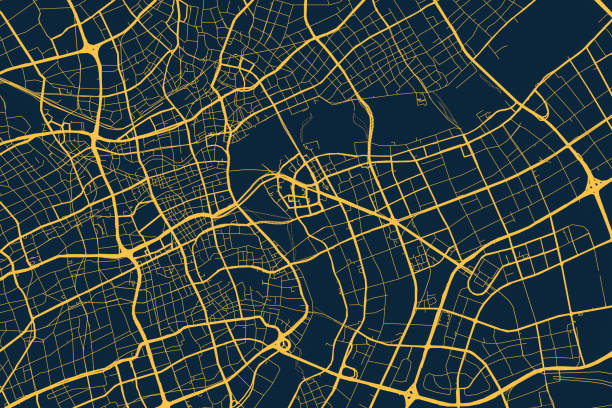
#> input picture Algorithmics/Homework/homework_08/images/mapYellow.jpg, 612 x 408 px
$ python images_code.py
#> lines starting #> are read from the running program, lines starting #| are printed output that depends on the picture
import numpy as np
from PIL import Image, ImageDraw
import networkx as nx
import random
import os
import glob
import heapq
from collections import deque

def load_image(image_path):
    """Load the image and convert it to RGB array."""
    image = Image.open(image_path).convert('RGB')
    return np.array(image), image.size, image

def sample_pixels(rgb_array, Xstep=40, Ystep=40):
    """Sample pixels every 'Xstep' columns and 'Ystep' rows and compute average colors."""
    nodes = {}
    height, width, _ = rgb_array.shape
    for y in range(0, height, Ystep):
        for x in range(0, width, Xstep):
            # Get 3x3 surrounding pixels
            x_min = max(x - 1, 0)
            x_max = min(x + 2, width)
            y_min = max(y - 1, 0)
            y_max = min(y + 2, height)
            region = rgb_array[y_min:y_max, x_min:x_max]
            # Compute average color
            avg_color = region.mean(axis=(0, 1)).astype(int)
            # Node ID as tuple
            node_id = (x, y)
            nodes[node_id] = {
                'position': (x, y),
                'avg_color': tuple(avg_color)
            }
    return nodes

def create_graph(nodes, Xstep=40, Ystep=40):
    """Create a graph where each node is connected to its 8 neighbors."""
    G = nx.Graph()
    for node_id, data in nodes.items():
        G.add_node(node_id, **data)
    # Connect nodes to their 8 neighbors
    offsets = [(-Xstep, -Ystep), (-Xstep, 0), (-Xstep, Ystep),
               (0, -Ystep),    (0, Ystep),
               (Xstep, -Ystep), (Xstep, 0), (Xstep, Ystep)]
    for node_id, data in nodes.items():
        x, y = data['position']
        for dx, dy in offsets:
            neighbor_x = x + dx
            neighbor_y = y + dy
            neighbor_id = (neighbor_x, neighbor_y)
            if neighbor_id in nodes:
                G.add_edge(node_id, neighbor_id)
    return G

def calculate_edge_weights(G, rgb_array):
    """Calculate weights for edges based on pixel brightness along the line."""
    specific_color = np.array([255, 255, 0]) # set to green

    for u, v in G.edges():
        x1, y1 = G.nodes[u]['position']
        x2, y2 = G.nodes[v]['position']
        # Get pixels along the line
        pixels_on_line = get_line_pixels(x1, y1, x2, y2)
        weight = 0
        for x, y in pixels_on_line:
            # Ensure coordinates are within image bounds
            if 0 <= x < rgb_array.shape[1] and 0 <= y < rgb_array.shape[0]:
                r, g, b = rgb_array[y, x].astype(int)
                rgb_color = np.array([r, g, b])
                # Calculate speed based on color
                speed = 1.0
                if r > 200 or g > 200:  # Higher speed for red or green pixels
                    speed = 2.0
                # Adjust speed based on difference from specific color
                color_diff = np.linalg.norm(rgb_color - specific_color)
                speed += 1.0 / (color_diff + 1e-6)  # Avoid division by zero
                weight += 1 / speed
            else:
                weight += 1  # Assign a default value if out of bounds
        G.edges[u, v]['weight'] = weight
    return G

def get_line_pixels(x0, y0, x1, y1):
    """Bresenham's Line Algorithm to get all pixels between two points."""
    pixels = []
    x0 = int(round(x0))
    y0 = int(round(y0))
    x1 = int(round(x1))
    y1 = int(round(y1))
    dx = abs(x1 - x0)
    dy = abs(y1 - y0)
    x, y = x0, y0
    sx = -1 if x0 > x1 else 1
    sy = -1 if y0 > y1 else 1
    if dx == 0 and dy == 0:
        return [(x0, y0)]
    if dx > dy:
        err = dx / 2.0
        while x != x1:
            pixels.append((x, y))
            err -= dy
            if err < 0:
                y += sy
                err += dx
            x += sx
    else:
        err = dy / 2.0
        while y != y1:
            pixels.append((x, y))
            err -= dx
            if err < 0:
                x += sx
                err += dy
            y += sy
    pixels.append((x1, y1))
    return pixels

def draw_graph(G, original_image, bbox_size=2):
    """Overlay the graph onto the original image."""
    draw = ImageDraw.Draw(original_image)

    # Draw nodes
    for node_id, data in G.nodes(data=True):
        x, y = data['position']
        avg_color = data['avg_color']
        bbox = [x - bbox_size, y - bbox_size, x + bbox_size, y + bbox_size]
        draw.ellipse(bbox, fill=avg_color)

    # Calculate min and max weights for normalization
    weights = [data['weight'] for _, _, data in G.edges(data=True)]
    max_weight = max(weights)
    min_weight = min(weights)

    # Draw edges
    for u, v, data in G.edges(data=True):
        x1, y1 = G.nodes[u]['position']
        x2, y2 = G.nodes[v]['position']
        weight = data['weight']
        # Map weight to red intensity
        normalized_weight = (weight - min_weight) / (max_weight - min_weight + 1e-6)
        red_intensity = int(255 * (1 - normalized_weight))  # Invert to make lower weight darker
        line_color = (red_intensity, 0, 0)
        draw.line([x1, y1, x2, y2], fill=line_color)

    return original_image

def bfs_tree(G, start_node):
    """Perform BFS and return the BFS tree as a list of edges and node levels."""
    visited = set()
    queue = deque()
    parent = {}
    level = {}
    visited.add(start_node)
    queue.append((start_node, 0))  # Include level information
    parent[start_node] = None
    level[start_node] = 0
    bfs_edges = []
    while queue:
        current_node, current_level = queue.popleft()
        for neighbor in G.neighbors(current_node):
            if neighbor not in visited:
                visited.add(neighbor)
                queue.append((neighbor, current_level + 1))
                parent[neighbor] = current_node
                level[neighbor] = current_level + 1
                bfs_edges.append((current_node, neighbor))
    return bfs_edges, level

# Add DFS tree traversal function
def dfs_tree(G, start_node):
    """Perform DFS and return the DFS tree as a list of edges and node levels."""
    visited = set()
    stack = [(start_node, 0)]
    parent = {}
    level = {}
    dfs_edges = []

    while stack:
        current_node, current_level = stack.pop()
        if current_node in visited:
            continue
        visited.add(current_node)
        level[current_node] = current_level

        for neighbor in G.neighbors(current_node):
            if neighbor not in visited:
                parent[neighbor] = current_node
                dfs_edges.append((current_node, neighbor))
                stack.append((neighbor, current_level + 1))

    return dfs_edges, level

# Add Random Order traversal function
def random_order_tree(G, start_node):
    """Traverse nodes in random order and create a random tree as list of edges and levels."""
    nodes = list(G.nodes())
    random.shuffle(nodes)  # Randomize node order
    visited = set()
    random_edges = []
    levels = {}
    parent = {start_node: None}
    levels[start_node] = 0
    queue = deque([(start_node, 0)])

    while queue:
        current_node, level = queue.popleft()
        visited.add(current_node)

        for neighbor in nodes:
            if neighbor not in visited and neighbor != current_node:
                visited.add(neighbor)
                random_edges.append((current_node, neighbor))
                queue.append((neighbor, level + 1))
                levels[neighbor] = level + 1

    return random_edges, levels

def dijkstra_tree(G, start_node):
    """Perform Dijkstra's algorithm and return the shortest path tree as a list of edges and distances."""
    length, path = nx.single_source_dijkstra(G, start_node, weight='weight')
    dijkstra_edges = []
    for target_node in path:
        if target_node != start_node:
            path_nodes = path[target_node]
            edges_in_path = list(zip(path_nodes[:-1], path_nodes[1:]))
            dijkstra_edges.extend(edges_in_path)
    # Remove duplicates
    dijkstra_edges = list(set(dijkstra_edges))
    return dijkstra_edges, length

def dijkstra_tree_explicit(G, start_node):
    """Perform Dijkstra's algorithm explicitly and return the shortest path tree as a list of edges and distances."""
    distances = {node: float('inf') for node in G.nodes()}
    distances[start_node] = 0
    previous_nodes = {}
    visited = set()
    heap = [(0, start_node)]

    while heap:
        current_distance, current_node = heapq.heappop(heap)
        if current_node in visited:
            continue
        visited.add(current_node)

        for neighbor in G.neighbors(current_node):
            edge_weight = G.edges[current_node, neighbor]['weight']
            distance = current_distance + edge_weight
            if distance < distances[neighbor]:
                distances[neighbor] = distance
                previous_nodes[neighbor] = current_node
                heapq.heappush(heap, (distance, neighbor))

    # Build the shortest path tree
    dijkstra_edges = []
    for node in distances:
        if node != start_node and node in previous_nodes:
            dijkstra_edges.append((previous_nodes[node], node))

    return dijkstra_edges, distances

def astar_search(G, start_node, target_node):
    """Perform A* search from start_node to target_node."""
    path = nx.astar_path(G, start_node, target_node, weight='weight')
    astar_edges = list(zip(path[:-1], path[1:]))
    return astar_edges

def linear_gradient(start_color, end_color, steps):
    """Generate a list of colors forming a linear gradient between start and end colors."""
    gradient = []
    for i in range(steps):
        interpolated = [
            int(start_color[j] + (float(i) / (steps - 1)) * (end_color[j] - start_color[j]))
            for j in range(3)
        ]
        gradient.append(tuple(interpolated))
    return gradient

def draw_tree_with_gradient(image, G, tree_edges, node_values, line_width=4, start_color=(255, 255, 0), end_color=(128, 128, 0)):
    """Draw a tree on the image using a color gradient based on node values."""
    draw = ImageDraw.Draw(image)
    max_value = max(node_values.values())
    min_value = min(node_values.values())
    num_colors = 256  # Number of colors in the gradient
    gradient = linear_gradient(start_color, end_color, num_colors)
    for u, v in tree_edges:
        x1, y1 = G.nodes[u]['position']
        x2, y2 = G.nodes[v]['position']
        # Normalize node value to select color
        value = node_values[v]
        normalized_value = (value - min_value) / (max_value - min_value + 1e-6)
        color_index = int(normalized_value * (num_colors - 1))
        line_color = gradient[color_index]
        draw.line([x1, y1, x2, y2], fill=line_color, width=line_width)
    return image

def draw_astar_path(image, G, astar_edges, line_width=4):
    """Draw the A* path on the image using magenta color."""
    draw = ImageDraw.Draw(image)
    # Use magenta color for A* path
    line_color = (255, 0, 255)
    for u, v in astar_edges:
        x1, y1 = G.nodes[u]['position']
        x2, y2 = G.nodes[v]['position']
        draw.line([x1, y1, x2, y2], fill=line_color, width=line_width)
    return image

def highlight_node(image, G, node, color=(255, 0, 0), diameter=5):
    """Highlight a node by overlaying it last."""
    draw = ImageDraw.Draw(image)
    x, y = G.nodes[node]['position']
    radius = diameter // 2
    bbox = [x - radius, y - radius, x + radius, y + radius]
    draw.ellipse(bbox, fill=color)
    return image

# Update process_image function to include DFS and Random Order trees
def process_image(image_path, Xstep=33, Ystep=33, line_width=4, bbox_size=1,
                  bfs_start_color=(255, 255, 0), bfs_end_color=(50, 50, 0),
                  dfs_start_color=(0, 255, 0), dfs_end_color=(0, 100, 0),
                  random_start_color=(0, 0, 255), random_end_color=(0, 0, 100),
                  djkstra_start_color=(255, 255, 255), djkstra_end_color=(128, 128, 128),
                  astar_color=(255, 0, 255)):

    random.seed(1)
    # Load image and setup as before
    rgb_array, image_size, original_image = load_image(image_path)
    nodes = sample_pixels(rgb_array, Xstep=Xstep, Ystep=Ystep)
    G = create_graph(nodes, Xstep=Xstep, Ystep=Ystep)
    G = calculate_edge_weights(G, rgb_array)
    source_node = random.choice(list(G.nodes()))

    # --- BFS Analysis ---
    bfs_edges, levels = bfs_tree(G, source_node)
    image_bfs = original_image.copy()
    image_bfs = draw_graph(G, image_bfs, bbox_size=bbox_size)
    image_bfs = draw_tree_with_gradient(image_bfs, G, bfs_edges, levels, line_width=line_width,
                                        start_color=bfs_start_color, end_color=bfs_end_color)
    image_bfs = highlight_node(image_bfs, G, source_node, color=(255, 0, 0), diameter=5)
    image_bfs.save(f'{os.path.splitext(image_path)[0]}_graph_bfs.png')

    # --- DFS Analysis ---
    dfs_edges, levels_dfs = dfs_tree(G, source_node)
    image_dfs = original_image.copy()
    image_dfs = draw_graph(G, image_dfs, bbox_size=bbox_size)
    image_dfs = draw_tree_with_gradient(image_dfs, G, dfs_edges, levels_dfs, line_width=line_width,
                                        start_color=dfs_start_color, end_color=dfs_end_color)
    image_dfs = highlight_node(image_dfs, G, source_node, color=(255, 0, 0), diameter=5)
    image_dfs.save(f'{os.path.splitext(image_path)[0]}_graph_dfs.png')

    # --- Random Order Analysis ---
    random_edges, levels_random = random_order_tree(G, source_node)
    image_random = original_image.copy()
    image_random = draw_graph(G, image_random, bbox_size=bbox_size)
    image_random = draw_tree_with_gradient(image_random, G, random_edges, levels_random, line_width=line_width,
                                           start_color=random_start_color, end_color=random_end_color)
    image_random = highlight_node(image_random, G, source_node, color=(255, 0, 0), diameter=5)
    image_random.save(f'{os.path.splitext(image_path)[0]}_graph_random.png')

    # --- Dijkstra's Algorithm ---
    dijkstra_edges, distances = dijkstra_tree(G, source_node)
    image_dijkstra = original_image.copy()
    image_dijkstra = draw_graph(G, image_dijkstra, bbox_size=bbox_size)
    image_dijkstra = draw_tree_with_gradient(image_dijkstra, G, dijkstra_edges, distances, line_width=line_width,
                                             start_color=djkstra_start_color, end_color=djkstra_end_color)
    image_dijkstra = highlight_node(image_dijkstra, G, source_node, color=(255, 0, 0), diameter=5)
    image_dijkstra.save(f'{os.path.splitext(image_path)[0]}_graph_dijkstra.png')
    print(f"Images saved for BFS, DFS, Random Order, and Dijkstra trees.")


    # --- A* Search ---
    target_node = random.choice(list(G.nodes()))
    astar_edges = astar_search(G, source_node, target_node)
    image_astar = original_image.copy()
    image_astar = draw_graph(G, image_astar, bbox_size=bbox_size)
    image_astar = draw_astar_path(image_astar, G, astar_edges, line_width=line_width)
    image_astar = highlight_node(image_astar, G, source_node, astar_color, diameter=5)
    image_astar = highlight_node(image_astar, G, target_node, astar_color, diameter=5)
    image_astar.save(f'{os.path.splitext(image_path)[0]}_graph_astar.png')
    print(f"Image saved for A* search path.")

image_paths = glob.glob('../images/mapWhite.png')

def main():
    import glob

    image_paths = glob.glob('../images/mapYellow.jpg')
    for image_path in image_paths:
        process_image(
            image_path,
            Xstep=20,
            Ystep=20,
            line_width=4,
            bbox_size=1,
            bfs_start_color=(255, 255, 0),
            bfs_end_color=(100, 100, 0),
            dfs_start_color=(0, 255, 0),
            dfs_end_color=(0, 100, 0),
            random_start_color=(0, 0, 255),
            random_end_color=(0, 0, 100),
            djkstra_start_color=(255, 255, 255),
            djkstra_end_color=(128, 128, 128),
            astar_color=(255, 0, 255)
        )
#> in load_image, image is the input picture: PIL image 612x408 RGB; mean R, G, B 49.8, 63.2, 61
#> in process_image, `rgb_array, image_size, original_image = load_image(image_path)`: image_size = (612, 408)
#> after the loop in sample_pixels, `for y in range(0, height, Ystep):`: nodes = 651 items
#> the loop in create_graph, `for node_id, data in nodes.items():` made 651 passes
#> data on passes 1 to 3: {'position': (0, 0), 'avg_color': (58, 64, 69)}, {'position': (20, 0), 'avg_color': (11, 38, 59)}, {'position': (40, 0), 'avg_color': (9, 37, 55)}
#> the loop in create_graph, `for node_id, data in nodes.items():` made 651 passes
#> (data, x, y) on passes 1 to 3: ({'position': (0, 0), 'avg_color': (58, 64, 69)}, 0, 0), ({'position': (20, 0), 'avg_color': (11, 38, 59)}, 20, 0), ({'position': (40, 0), 'avg_color': (9, 37, 55)}, 40, 0)
#> the loop in calculate_edge_weights, `for u, v in G.edges():` made 2450 passes
#> (x0 in get_line_pixels, dx in get_line_pixels, dy in get_line_pixels, sx in get_line_pixels) on passes 1 to 3: (0, 0, 20, 1), (0, 20, 0, 1), (0, 20, 20, 1)
#> the loop in draw_graph, `for u, v, data in G.edges(data=True):` made 2450 passes
#> (u, v, data) on passes 1 to 3: ((0, 0), (0, 20), {'weight': 19.44}), ((0, 0), (20, 0), {'weight': 20.93}), ((0, 0), (20, 20), {'weight': 20.93})
#> the loop in draw_tree_with_gradient, `for u, v in tree_edges:` made 650 passes
#> (u, v) on passes 1 to 3: ((260, 80), (240, 60)), ((260, 80), (260, 60)), ((260, 80), (280, 60))
#> the loop in draw_graph (call 2), `for u, v, data in G.edges(data=True):` made 2450 passes
#> the loop in draw_tree_with_gradient (call 2), `for u, v in tree_edges:` made 2450 passes
#> in process_image, `image_dfs = draw_tree_with_gradient(image_dfs, G, dfs_edges, levels_df..`:
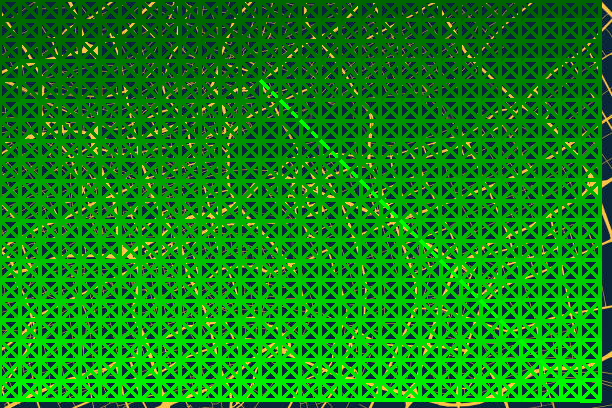
#> image_dfs: PIL image 612x408 RGB; mean R, G, B 15.9, 136.8, 19.7
#> in process_image, `image_random = draw_tree_with_gradient(image_random, G, random_edges, ..`:
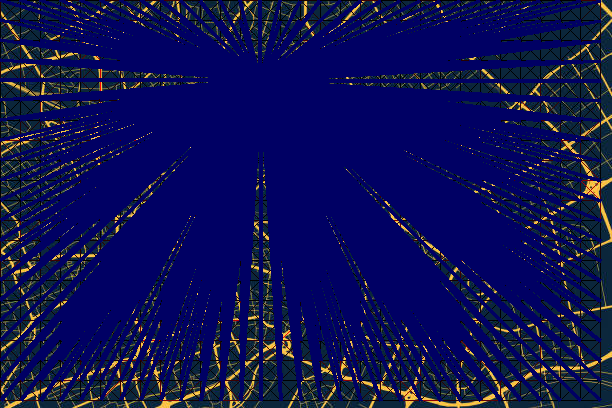
#> image_random: PIL image 612x408 RGB; mean R, G, B 14.2, 17.2, 83.8
#> the loop in dijkstra_tree, `for target_node in path:` made 651 passes
#> target_node on passes 1 to 3: (260, 80), (240, 100), (240, 60)
#> the loop in draw_astar_path, `for u, v in astar_edges:` made 4 passes
#> (u, v) on passes 1 to 4: ((260, 80), (280, 60)), ((280, 60), (300, 40)), ((300, 40), (320, 40)), ((320, 40), (340, 60))

    image_paths = glob.glob('../images/mapWhite.png')
    for image_path in image_paths:
        process_image(
            image_path,
            Xstep=20,
            Ystep=20,
            line_width=4,
            bbox_size=1,
            bfs_start_color=(0, 0, 0),
            bfs_end_color=(0, 0, 0),
            dfs_start_color=(0, 0, 0),
            dfs_end_color=(0, 0, 0),
            random_start_color=(0, 0, 0),
            random_end_color=(0, 0, 0),
            djkstra_start_color=(0, 150, 150),
            djkstra_end_color=(0, 0, 0),
            astar_color=(0, 255, 255)
        )
#> call 2 of process_image, with image_path = '../images/mapWhite.png', Xstep = 20, Ystep = 20, line_width = 4, bbox_size = 1, bfs_start_color = (0, 0, 0), bfs_end_color = (0, 0, 0), dfs_start_color = (0, 0, 0)
#> call 2 of load_image, with image_path = '../images/mapWhite.png'
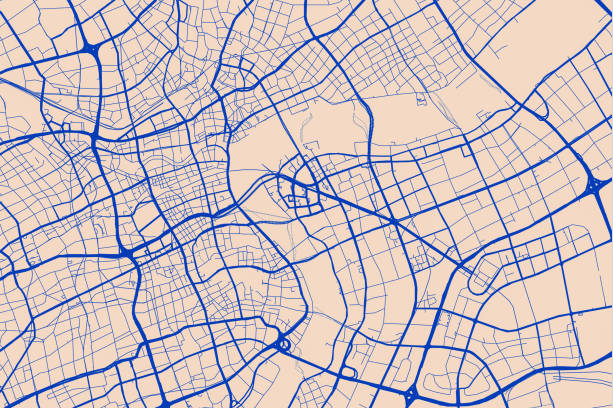
#> input picture Algorithmics/Homework/homework_08/images/mapWhite.png, 613 x 408 px
#> the loop in create_graph (call 2), `for node_id, data in nodes.items():` made 651 passes
#> data on passes 1 to 3: {'position': (0, 0), 'avg_color': (197, 191, 185)}, {'position': (20, 0), 'avg_color': (244, 217, 196)}, {'position': (40, 0), 'avg_color': (245, 217, 199)}
#> the loop in calculate_edge_weights (call 2), `for u, v in G.edges():` made 2450 passes
#> (u, v) on passes 1 to 3: ((0, 0), (0, 20)), ((0, 0), (20, 0)), ((0, 0), (20, 20))
#> in process_image (call 2), `image_bfs = draw_tree_with_gradient(image_bfs, G, bfs_edges, levels, l..`:
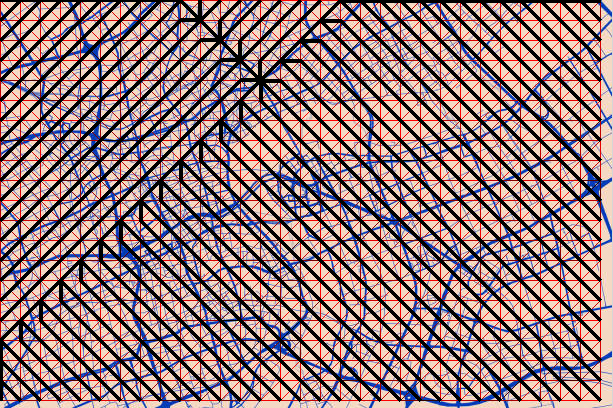
#> image_bfs: PIL image 613x408 RGB; mean R, G, B 152.1, 123.5, 124.9
#> in process_image (call 2), `image_dfs = draw_tree_with_gradient(image_dfs, G, dfs_edges, levels_df..`:
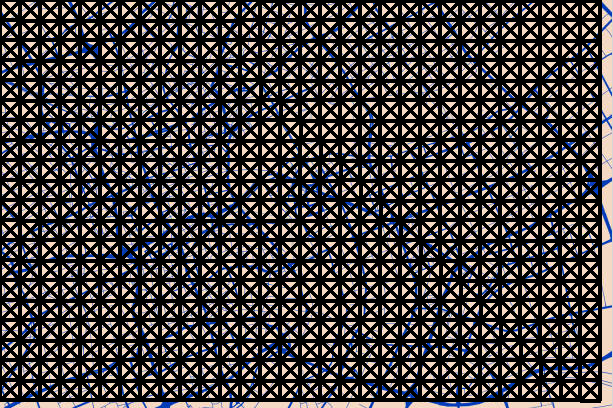
#> image_dfs: PIL image 613x408 RGB; mean R, G, B 66.8, 62.4, 62.9
#> in process_image (call 2), `image_random = draw_tree_with_gradient(image_random, G, random_edges, ..`:
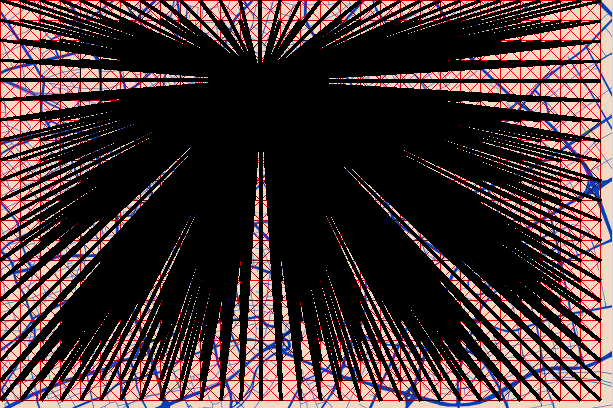
#> image_random: PIL image 613x408 RGB; mean R, G, B 68.3, 54, 54.3
#> the loop in dijkstra_tree (call 2), `for target_node in path:` made 651 passes
#> target_node on passes 1 to 3: (260, 80), (280, 100), (260, 60)
#> in process_image (call 2), `image_dijkstra = draw_tree_with_gradient(image_dijkstra, G, dijkstra_e..`:
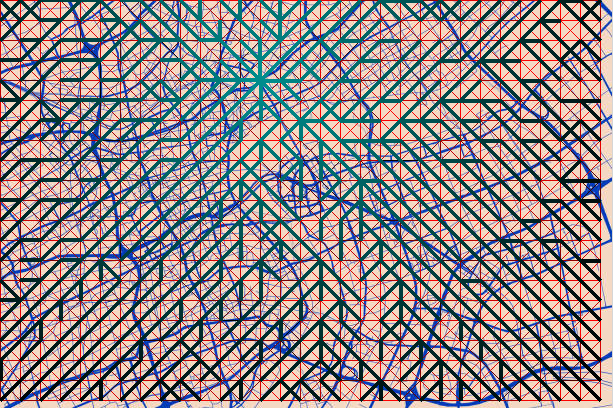
#> image_dijkstra: PIL image 613x408 RGB; mean R, G, B 152.9, 139.5, 141.5
#> the loop in draw_astar_path (call 2), `for u, v in astar_edges:` made 4 passes
#> (u, v) on passes 1 to 4: ((260, 80), (280, 80)), ((280, 80), (300, 60)), ((300, 60), (320, 40)), ((320, 40), (340, 60))

if __name__ == '__main__':
    main()
